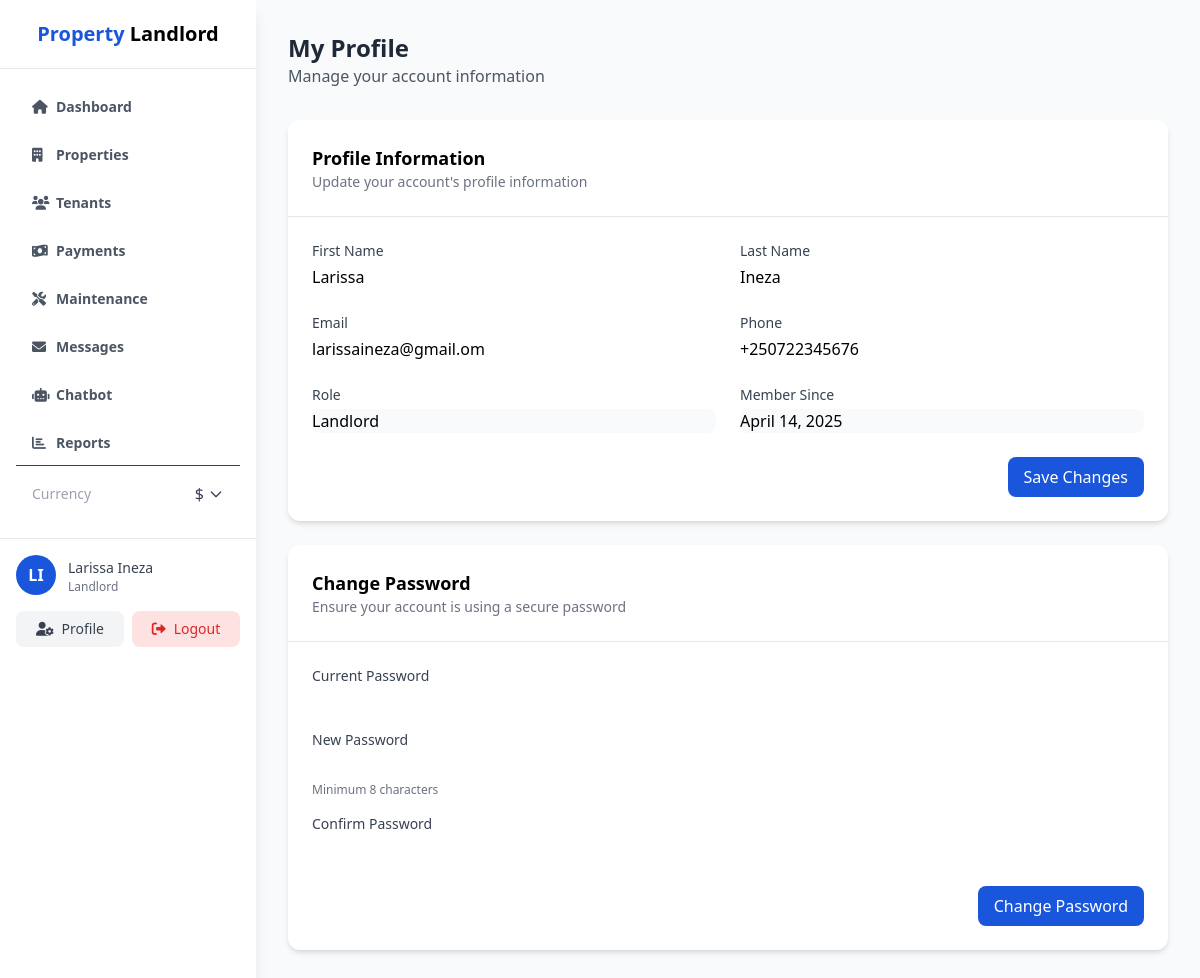
The app's page /admin/profile.php (signed in) with its own data.
### tables this page shows
CREATE TABLE IF NOT EXISTS users (
    user_id INT AUTO_INCREMENT PRIMARY KEY,
    email VARCHAR(100) UNIQUE NOT NULL,
    password VARCHAR(255) NOT NULL,
    first_name VARCHAR(50) NOT NULL,
    last_name VARCHAR(50) NOT NULL,
    phone VARCHAR(20),
    role ENUM('landlord', 'tenant') NOT NULL,
    created_at TIMESTAMP DEFAULT CURRENT_TIMESTAMP,
    updated_at TIMESTAMP DEFAULT CURRENT_TIMESTAMP ON UPDATE CURRENT_TIMESTAMP
);

### admin/profile.php (the view, shortened to what this page needs)
<?php
require_once '../includes/functions.php';
$userId = $_SESSION['user_id'];
$stmt = $pdo->prepare("
    SELECT * FROM users
    WHERE user_id = :userId
");
$stmt->execute(['userId' => $userId]);
$user = $stmt->fetch();
?>
<!DOCTYPE html>
<html lang="en">
<head>
    <script src="https://cdn.tailwindcss.com"></script>
    <link rel="stylesheet" href="https://cdnjs.cloudflare.com/ajax/libs/font-awesome/6.0.0/css/all.min.css">
</head>
<body class="bg-gray-50">
    <?php include 'admin_sidebar.php'; ?>
    <div class="ml-64 p-8">
        <div class="mb-8">
            <h2 class="text-2xl font-bold text-gray-800">My Profile</h2>
            <p class="text-gray-600">Manage your account information</p>
        </div>
        <div class="bg-white rounded-xl shadow-md overflow-hidden mb-6">
            <div class="p-6 border-b">
                <h3 class="text-lg font-semibold">Profile Information</h3>
                <p class="text-sm text-gray-500">Update your account's profile information</p>
            </div>
            <div class="p-6">
                <form method="POST" action="profile.php">
                    <div class="grid grid-cols-1 md:grid-cols-2 gap-6">
                        <div>
                            <label for="first_name" class="block text-sm font-medium text-gray-700 mb-1">First Name</label>
                            <input
                                type="text"
                                id="first_name"
                                name="first_name"
                                value="<?php echo htmlspecialchars($user['first_name']); ?>"
                                class="w-full rounded-lg border-gray-300 focus:border-primary focus:ring-primary"
                                required
                            >
                        </div>
                        <div>
                            <label for="last_name" class="block text-sm font-medium text-gray-700 mb-1">Last Name</label>
                            <input
                                type="text"
                                id="last_name"
                                name="last_name"
                                value="<?php echo htmlspecialchars($user['last_name']); ?>"
                                class="w-full rounded-lg border-gray-300 focus:border-primary focus:ring-primary"
                                required
                            >
                        </div>
                        <div>
                            <label for="email" class="block text-sm font-medium text-gray-700 mb-1">Email</label>
                            <input
                                type="email"
                                id="email"
                                name="email"
                                value="<?php echo htmlspecialchars($user['email']); ?>"
                                class="w-full rounded-lg border-gray-300 focus:border-primary focus:ring-primary"
                                required
                            >
                        </div>
                        <div>
                            <label for="phone" class="block text-sm font-medium text-gray-700 mb-1">Phone</label>
                            <input
                                type="tel"
                                id="phone"
                                name="phone"
                                value="<?php echo htmlspecialchars($user['phone'] ?? ''); ?>"
                                class="w-full rounded-lg border-gray-300 focus:border-primary focus:ring-primary"
                            >
                        </div>
                        <div>
                            <label for="role" class="block text-sm font-medium text-gray-700 mb-1">Role</label>
                            <input
                                type="text"
                                id="role"
                                value="<?php echo ucfirst(htmlspecialchars($user['role'])); ?>"
                                class="w-full rounded-lg border-gray-300 bg-gray-50"
                                readonly
                            >
                        </div>
                        <div>
                            <label for="created_at" class="block text-sm font-medium text-gray-700 mb-1">Member Since</label>
                            <input
                                type="text"
                                id="created_at"
                                value="<?php echo date('F j, Y', strtotime($user['created_at'])); ?>"
                                class="w-full rounded-lg border-gray-300 bg-gray-50"
                                readonly
                            >
                        </div>
                    </div>
                    <div class="flex justify-end mt-6">
                        <button
                            type="submit"
                            name="update_profile"
                            class="px-4 py-2 bg-primary text-white rounded-lg hover:bg-blue-700"
                        >
                            Save Changes
                        </button>
                    </div>
                </form>
            </div>
        </div>
        <div class="bg-white rounded-xl shadow-md overflow-hidden">
            <div class="p-6 border-b">
                <h3 class="text-lg font-semibold">Change Password</h3>
                <p class="text-sm text-gray-500">Ensure your account is using a secure password</p>
            </div>
            <div class="p-6">
                <form method="POST" action="profile.php">
                    <div class="space-y-4">
                        <div>
                            <label for="current_password" class="block text-sm font-medium text-gray-700 mb-1">Current Password</label>
                            <input
                                type="password"
                                id="current_password"
                                name="current_password"
                                class="w-full rounded-lg border-gray-300 focus:border-primary focus:ring-primary"
                                required
                            >
                        </div>
                        <div>
                            <label for="new_password" class="block text-sm font-medium text-gray-700 mb-1">New Password</label>
                            <input
                                type="password"
                                id="new_password"
                                name="new_password"
                                class="w-full rounded-lg border-gray-300 focus:border-primary focus:ring-primary"
                                required
                                minlength="8"
                            >
                            <p class="text-xs text-gray-500 mt-1">Minimum 8 characters</p>
                        </div>
                        <div>
                            <label for="confirm_password" class="block text-sm font-medium text-gray-700 mb-1">Confirm Password</label>
                            <input
                                type="password"
                                id="confirm_password"
                                name="confirm_password"
                                class="w-full rounded-lg border-gray-300 focus:border-primary focus:ring-primary"
                                required
                                minlength="8"
                            >
                        </div>
                    </div>
                    <div class="flex justify-end mt-6">
                        <button
                            type="submit"
                            name="change_password"
                            class="px-4 py-2 bg-primary text-white rounded-lg hover:bg-blue-700"
                        >
                            Change Password
                        </button>
                    </div>
                </form>
            </div>
        </div>
    </div>
</body>
</html>

### records on screen
users: first_name "Larissa", last_name "Ineza", email "larissaineza@gmail.om", phone "+250722345676", role "Landlord", created_at "April 14, 2025"

### other values on screen
substr($_SESSION['first_name'], 0, 1) "L"
substr($_SESSION['last_name'], 0, 1) "I"
$_SESSION['first_name'] . ' ' . $_SESSION['last_name'] "Larissa Ineza"
$_SESSION['role'] "Landlord"
